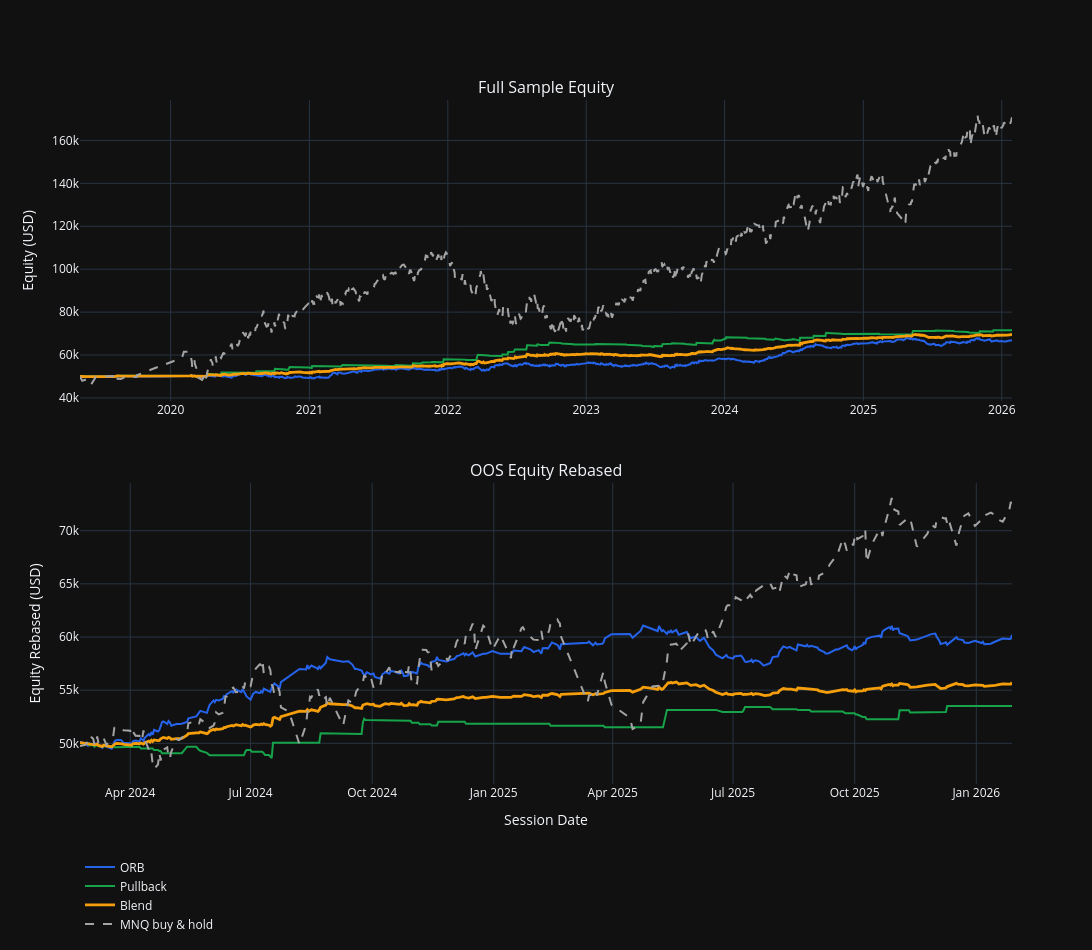

Notebook code cell kept with this figure:
### Code cell
display(Markdown("## 3. Equity Curves With Benchmark"))

fig = make_subplots(
    rows=2,
    cols=1,
    vertical_spacing=0.12,
    subplot_titles=("Full Sample Equity", "OOS Equity Rebased"),
)

full_series = [
    ("ORB", "#2563eb", blend["orb_equity"]),
    ("Pullback", "#16a34a", blend["pullback_equity"]),
    ("Blend", "#f59e0b", blend["blend_equity"]),
    (BENCHMARK_LABEL, "#a3a3a3", benchmark["equity"]),
]
for name, color, series in full_series:
    fig.add_trace(
        go.Scatter(
            x=blend["session_date"],
            y=series,
            mode="lines",
            name=name,
            line=dict(color=color, width=2.8 if name == "Blend" else 2.0, dash="solid" if name != BENCHMARK_LABEL else "dash"),
        ),
        row=1,
        col=1,
    )

oos_scope = blend.loc[blend["session_date"] >= common_oos_start].copy().reset_index(drop=True)
oos_orb = build_sleeve_path(oos_scope["daily_pnl_usd_orb"], INITIAL_CAPITAL_USD)
oos_pullback = build_sleeve_path(oos_scope["daily_pnl_usd_pullback"], INITIAL_CAPITAL_USD)

oos_series = [
    ("ORB", "#2563eb", oos_orb["equity"]),
    ("Pullback", "#16a34a", oos_pullback["equity"]),
    ("Blend", "#f59e0b", blend_oos["equity_rebased"]),
    (BENCHMARK_LABEL, "#a3a3a3", benchmark_oos["equity_rebased"]),
]
for name, color, series in oos_series:
    fig.add_trace(
        go.Scatter(
            x=oos_scope["session_date"],
            y=series,
            mode="lines",
            name=f"{name} OOS",
            legendgroup=name,
            showlegend=False,
            line=dict(color=color, width=2.8 if name == "Blend" else 2.0, dash="solid" if name != BENCHMARK_LABEL else "dash"),
        ),
        row=2,
        col=1,
    )

fig.update_yaxes(title_text="Equity (USD)", row=1, col=1)
fig.update_yaxes(title_text="Equity Rebased (USD)", row=2, col=1)
fig.update_xaxes(title_text="Session Date", row=2, col=1)
fig.update_layout(
    template=PLOT_TEMPLATE,
    height=950,
    width=1550,
    legend=dict(orientation="h", y=-0.10, x=0.0),
)
fig.show()

### Figure 1 — Plotly figure (JSON) as saved in the notebook; plotly's stock layout.template omitted (floating-point values rounded to 4 significant figures; data arrays with more than 128 entries replaced by an {"elided": "..."} marker saying what was removed)
{"data": [{"line": {"color": "#2563eb", "dash": "solid", "width": 2.0}, "mode": "lines", "name": "ORB", "type": "scatter", "x": {"elided": "1120 str values"}, "xaxis": "x", "y": {"elided": "1120 float values"}, "yaxis": "y"}, {"line": {"color": "#16a34a", "dash": "solid", "width": 2.0}, "mode": "lines", "name": "Pullback", "type": "scatter", "x": {"elided": "1120 str values"}, "xaxis": "x", "y": {"elided": "1120 float values"}, "yaxis": "y"}, {"line": {"color": "#f59e0b", "dash": "solid", "width": 2.8}, "mode": "lines", "name": "Blend", "type": "scatter", "x": {"elided": "1120 str values"}, "xaxis": "x", "y": {"elided": "1120 float values"}, "yaxis": "y"}, {"line": {"color": "#a3a3a3", "dash": "dash", "width": 2.0}, "mode": "lines", "name": "MNQ buy & hold", "type": "scatter", "x": {"elided": "1120 str values"}, "xaxis": "x", "y": {"elided": "1120 float values"}, "yaxis": "y"}, {"legendgroup": "ORB", "line": {"color": "#2563eb", "dash": "solid", "width": 2.0}, "mode": "lines", "name": "ORB OOS", "showlegend": false, "type": "scatter", "x": {"elided": "333 str values"}, "xaxis": "x2", "y": {"elided": "333 float values"}, "yaxis": "y2"}, {"legendgroup": "Pullback", "line": {"color": "#16a34a", "dash": "solid", "width": 2.0}, "mode": "lines", "name": "Pullback OOS", "showlegend": false, "type": "scatter", "x": {"elided": "333 str values"}, "xaxis": "x2", "y": {"elided": "333 float values"}, "yaxis": "y2"}, {"legendgroup": "Blend", "line": {"color": "#f59e0b", "dash": "solid", "width": 2.8}, "mode": "lines", "name": "Blend OOS", "showlegend": false, "type": "scatter", "x": {"elided": "333 str values"}, "xaxis": "x2", "y": {"elided": "333 float values"}, "yaxis": "y2"}, {"legendgroup": "MNQ buy & hold", "line": {"color": "#a3a3a3", "dash": "dash", "width": 2.0}, "mode": "lines", "name": "MNQ buy & hold OOS", "showlegend": false, "type": "scatter", "x": {"elided": "333 str values"}, "xaxis": "x2", "y": {"elided": "333 float values"}, "yaxis": "y2"}], "layout": {"annotations": [{"font": {"size": 16}, "showarrow": false, "text": "Full Sample Equity", "x": 0.5, "xanchor": "center", "xref": "paper", "y": 1.0, "yanchor": "bottom", "yref": "paper"}, {"font": {"size": 16}, "showarrow": false, "text": "OOS Equity Rebased", "x": 0.5, "xanchor": "center", "xref": "paper", "y": 0.44, "yanchor": "bottom", "yref": "paper"}], "height": 950, "legend": {"orientation": "h", "x": 0.0, "y": -0.1}, "width": 1550, "xaxis": {"anchor": "y", "domain": [0.0, 1.0]}, "xaxis2": {"anchor": "y2", "domain": [0.0, 1.0], "title": {"text": "Session Date"}}, "yaxis": {"anchor": "x", "domain": [0.56, 1.0], "title": {"text": "Equity (USD)"}}, "yaxis2": {"anchor": "x2", "domain": [0.0, 0.44], "title": {"text": "Equity Rebased (USD)"}}}}
